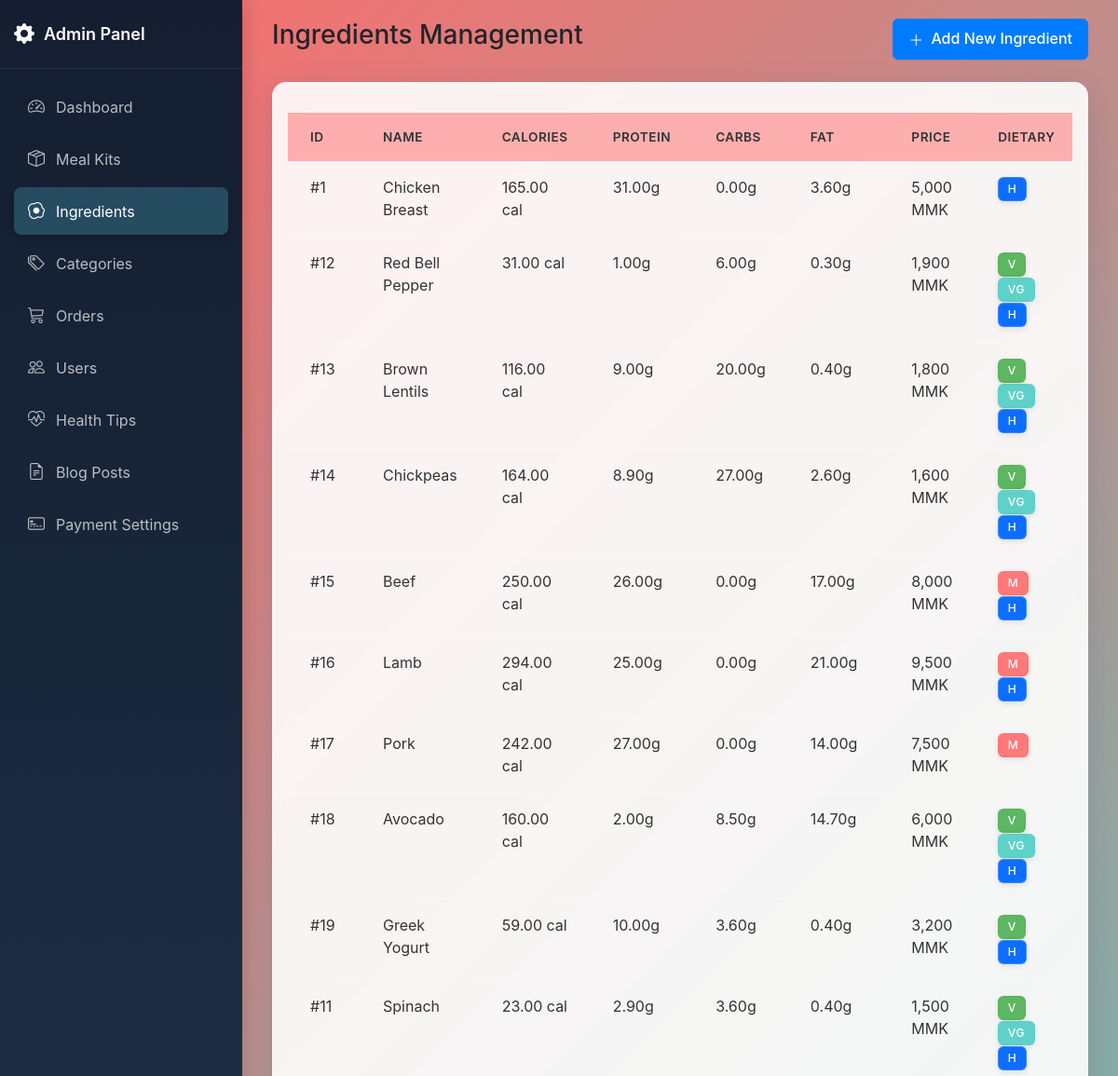
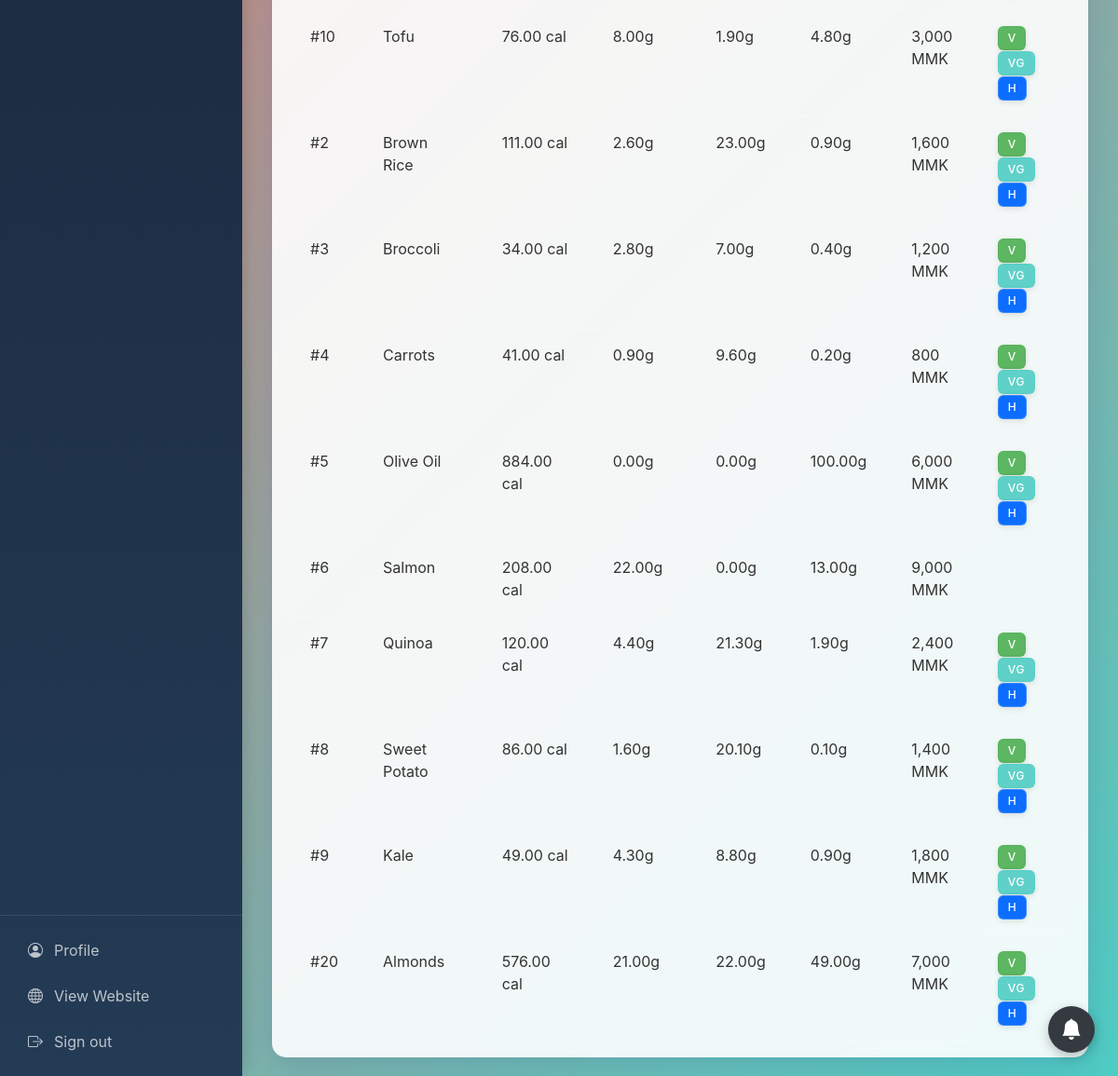
Screenshot of /admin/ingredients.php (signed in) with the database file from the repository (2 pictures, top to bottom).
### tables this page shows
CREATE TABLE ingredients (
    ingredient_id INT PRIMARY KEY AUTO_INCREMENT,
    name VARCHAR(100) NOT NULL,
    calories_per_100g DECIMAL(10,2) NOT NULL,
    protein_per_100g DECIMAL(10,2) NOT NULL,
    carbs_per_100g DECIMAL(10,2) NOT NULL,
    fat_per_100g DECIMAL(10,2) NOT NULL,
    price_per_100g INT NOT NULL,
    is_meat TINYINT(1) DEFAULT 0 COMMENT '0: false, 1: true',
    is_vegetarian TINYINT(1) DEFAULT 0 COMMENT '0: false, 1: true',
    is_vegan TINYINT(1) DEFAULT 0 COMMENT '0: false, 1: true',
    is_halal TINYINT(1) DEFAULT 0 COMMENT '0: false, 1: true',
    created_at TIMESTAMP DEFAULT CURRENT_TIMESTAMP
);

### admin/ingredients.php (the view, shortened to what this page needs)
<?php
require_once '../includes/auth_check.php';
$ingredients = [];
$result = $mysqli->query("
    SELECT ingredient_id, name, calories_per_100g, protein_per_100g, carbs_per_100g,
           fat_per_100g, price_per_100g, is_meat, is_vegetarian, is_vegan, is_halal
    FROM ingredients
    ORDER BY created_at DESC
");
if ($result) {
    while ($row = $result->fetch_assoc()) {
        $ingredients[] = $row;
    }
}
?>
<!DOCTYPE html>
<html lang="en">
<head>
    <link href="https://cdn.jsdelivr.net/npm/bootstrap@5.3.0/dist/css/bootstrap.min.css" rel="stylesheet">
    <link rel="stylesheet" href="https://cdn.jsdelivr.net/npm/bootstrap-icons@1.11.3/font/bootstrap-icons.min.css">
    <link rel="stylesheet" href="https://cdn.datatables.net/1.13.7/css/dataTables.bootstrap5.min.css">
    <link rel="stylesheet" href="assets/css/admin.css">
</head>
<body>
    <div class="admin-container">
        <?php include 'includes/sidebar.php'; ?>
        <main class="main-content">
            <div class="alerts-container position-fixed top-0 start-0 w-100 p-3" style="z-index: 1060"></div>
            <div class="container-fluid">
                <div class="row mb-4">
                    <div class="col-12 d-flex justify-content-between align-items-center">
                        <h3 class="page-title">Ingredients Management</h3>
                        <button type="button" class="btn btn-primary btn-ripple" data-bs-toggle="modal"
                            data-bs-target="#addIngredientModal">
                            <i class="bi bi-plus-lg"></i> Add New Ingredient
                        </button>
                    </div>
                </div>
                <div class="row">
                    <div class="col-12">
                        <div class="card">
                            <div class="card-body">
                                <div class="table-responsive">
                                    <table class="table table-hover" id="ingredientsTable">
                                        <thead>
                                            <tr>
                                                <th>ID</th>
                                                <th>Name</th>
                                                <th>Calories</th>
                                                <th>Protein</th>
                                                <th>Carbs</th>
                                                <th>Fat</th>
                                                <th>Price</th>
                                                <th>Dietary</th>
                                            </tr>
                                        </thead>
                                        <tbody>
                                            <?php foreach ($ingredients as $ingredient): ?>
                                            <tr>
                                                <td>#<?php echo $ingredient['ingredient_id']; ?></td>
                                                <td><?php echo htmlspecialchars($ingredient['name']); ?></td>
                                                <td><?php echo $ingredient['calories_per_100g']; ?> cal</td>
                                                <td><?php echo $ingredient['protein_per_100g']; ?>g</td>
                                                <td><?php echo $ingredient['carbs_per_100g']; ?>g</td>
                                                <td><?php echo $ingredient['fat_per_100g']; ?>g</td>
                                                <td><?php echo number_format($ingredient['price_per_100g'], 0); ?> MMK</td>
                                                <td>
                                                    <?php if($ingredient['is_meat'] == 1): ?>
                                                        <span class="badge bg-danger" title="Meat">M</span>
                                                    <?php endif; ?>
                                                    <?php if($ingredient['is_vegetarian'] == 1): ?>
                                                        <span class="badge bg-success" title="Vegetarian">V</span>
                                                    <?php endif; ?>
                                                    <?php if($ingredient['is_vegan'] == 1): ?>
                                                        <span class="badge bg-info" title="Vegan">VG</span>
                                                    <?php endif; ?>
                                                    <?php if($ingredient['is_halal'] == 1): ?>
                                                        <span class="badge bg-primary" title="Halal">H</span>
                                                    <?php endif; ?>
                                                </td>
                                            </tr>
                                            <?php endforeach; ?>
                                        </tbody>
                                    </table>
                                </div>
                            </div>
                        </div>
                    </div>
                </div>
            </div>
        </main>
    </div>
</body>
</html>

### admin/assets/css/admin.css (style rules this page uses)
body { min-height: 100vh; background: linear-gradient(135deg, #ff6b6b 0%, #4ecdc4 100%); overflow-x: hidden; margin: 0; padding: 0; font-family: -apple-system, BlinkMacSystemFont, "Segoe UI", Roboto, Oxygen-Sans, Ubuntu, Cantarell, "Helvetica Neue", sans-serif; }
.admin-container { display: flex; min-height: 100vh; position: relative; width: 100%; }
.main-content { flex: 1; margin-left: 260px; padding: 20px; overflow-y: auto; position: relative; min-height: 100vh; transition: all 0.3s ease; width: calc(100% - 260px); }
.card { background: rgba(255, 255, 255, 0.9); backdrop-filter: blur(10px); -webkit-backdrop-filter: blur(10px); border: 1px solid rgba(255, 255, 255, 0.18); box-shadow: 0 8px 32px 0 rgba(31, 38, 135, 0.15); border-radius: 15px; }
.table { --bs-table-bg: transparent; --bs-table-hover-bg: rgba(255, 255, 255, 0.1); margin: 0; }
.table > :not(caption) > * > * { background: transparent; border-bottom-color: rgba(255, 255, 255, 0.2); color: #333; padding: 1rem 1.5rem; }
.table > thead > tr > th { background: rgba(255, 107, 107, 0.5); font-weight: 600; text-transform: uppercase; font-size: 0.85rem; letter-spacing: 0.5px; border-bottom: none; }
.badge { padding: 0.5em 0.8em; font-weight: 500; letter-spacing: 0.5px; backdrop-filter: blur(5px); -webkit-backdrop-filter: blur(5px); border: 1px solid rgba(255, 255, 255, 0.18); box-shadow: 0 2px 6px rgba(0, 0, 0, 0.1); transition: all 0.3s ease; }
.badge.bg-info { background: rgba(78, 205, 196, 0.9) !important; color: #fff !important; border-color: rgba(78, 205, 196, 0.5); }
.badge.bg-success { background: rgba(76, 175, 80, 0.9) !important; color: #fff !important; border-color: rgba(76, 175, 80, 0.5); }
.badge.bg-danger { background: rgba(255, 107, 107, 0.9) !important; color: #fff !important; border-color: rgba(255, 107, 107, 0.5); }
.btn-primary { background-color: #007bff; border-color: #007bff; color: white; }
.btn { font-weight: 500; padding: 0.5rem 1rem; border-radius: 6px; transition: all 0.2s ease-in-out; box-shadow: 0 1px 2px rgba(0, 0, 0, 0.08); }
.btn i { display: inline-block; vertical-align: middle; margin-right: 0.25rem; }
.btn-ripple { position: relative; overflow: hidden; }
.btn-ripple:after { content: ""; background: rgba(255, 255, 255, 0.3); display: block; position: absolute; border-radius: 50%; width: 100px; height: 100px; margin-top: -50px; margin-left: -50px; opacity: 0; transition: all 0.5s; top: 50%; left: 50%; transform: scale(0); }
::placeholder { color: #aaa !important; opacity: 1; }
.badge.bg-success, .badge.bg-warning, .badge.bg-danger, .badge.bg-info { transition: all 0.2s; }

### rows the page displays
ingredients: ingredient_id "1", name "Chicken Breast", calories_per_100g "165.00", protein_per_100g "31.00", carbs_per_100g "0.00", fat_per_100g "3.60", price_per_100g "5,000", is_halal "H"
ingredients: ingredient_id "12", name "Red Bell Pepper", calories_per_100g "31.00", protein_per_100g "1.00", carbs_per_100g "6.00", fat_per_100g "0.30", price_per_100g "1,900", is_vegetarian "V", is_vegan "VG", is_halal "H"
ingredients: ingredient_id "13", name "Brown Lentils", calories_per_100g "116.00", protein_per_100g "9.00", carbs_per_100g "20.00", fat_per_100g "0.40", price_per_100g "1,800", is_vegetarian "V", is_vegan "VG", is_halal "H"
ingredients: ingredient_id "14", name "Chickpeas", calories_per_100g "164.00", protein_per_100g "8.90", carbs_per_100g "27.00", fat_per_100g "2.60", price_per_100g "1,600", is_vegetarian "V", is_vegan "VG", is_halal "H"
ingredients: ingredient_id "15", name "Beef", calories_per_100g "250.00", protein_per_100g "26.00", carbs_per_100g "0.00", fat_per_100g "17.00", price_per_100g "8,000", is_meat "M", is_halal "H"
ingredients: ingredient_id "16", name "Lamb", calories_per_100g "294.00", protein_per_100g "25.00", carbs_per_100g "0.00", fat_per_100g "21.00", price_per_100g "9,500", is_meat "M", is_halal "H"
ingredients: ingredient_id "17", name "Pork", calories_per_100g "242.00", protein_per_100g "27.00", carbs_per_100g "0.00", fat_per_100g "14.00", price_per_100g "7,500", is_meat "M"
ingredients: ingredient_id "18", name "Avocado", calories_per_100g "160.00", protein_per_100g "2.00", carbs_per_100g "8.50", fat_per_100g "14.70", price_per_100g "6,000", is_vegetarian "V", is_vegan "VG", is_halal "H"
ingredients: ingredient_id "19", name "Greek Yogurt", calories_per_100g "59.00", protein_per_100g "10.00", carbs_per_100g "3.60", fat_per_100g "0.40", price_per_100g "3,200", is_vegetarian "V", is_halal "H"
ingredients: ingredient_id "11", name "Spinach", calories_per_100g "23.00", protein_per_100g "2.90", carbs_per_100g "3.60", fat_per_100g "0.40", price_per_100g "1,500", is_vegetarian "V", is_vegan "VG", is_halal "H"
ingredients: ingredient_id "10", name "Tofu", calories_per_100g "76.00", protein_per_100g "8.00", carbs_per_100g "1.90", fat_per_100g "4.80", price_per_100g "3,000", is_vegetarian "V", is_vegan "VG", is_halal "H"
ingredients: ingredient_id "2", name "Brown Rice", calories_per_100g "111.00", protein_per_100g "2.60", carbs_per_100g "23.00", fat_per_100g "0.90", price_per_100g "1,600", is_vegetarian "V", is_vegan "VG", is_halal "H"
ingredients: ingredient_id "3", name "Broccoli", calories_per_100g "34.00", protein_per_100g "2.80", carbs_per_100g "7.00", fat_per_100g "0.40", price_per_100g "1,200", is_vegetarian "V", is_vegan "VG", is_halal "H"
ingredients: ingredient_id "4", name "Carrots", calories_per_100g "41.00", protein_per_100g "0.90", carbs_per_100g "9.60", fat_per_100g "0.20", price_per_100g "800", is_vegetarian "V", is_vegan "VG", is_halal "H"
ingredients: ingredient_id "5", name "Olive Oil", calories_per_100g "884.00", protein_per_100g "0.00", carbs_per_100g "0.00", fat_per_100g "100.00", price_per_100g "6,000", is_vegetarian "V", is_vegan "VG", is_halal "H"
ingredients: ingredient_id "6", name "Salmon", calories_per_100g "208.00", protein_per_100g "22.00", carbs_per_100g "0.00", fat_per_100g "13.00", price_per_100g "9,000"
ingredients: ingredient_id "7", name "Quinoa", calories_per_100g "120.00", protein_per_100g "4.40", carbs_per_100g "21.30", fat_per_100g "1.90", price_per_100g "2,400", is_vegetarian "V", is_vegan "VG", is_halal "H"
ingredients: ingredient_id "8", name "Sweet Potato", calories_per_100g "86.00", protein_per_100g "1.60", carbs_per_100g "20.10", fat_per_100g "0.10", price_per_100g "1,400", is_vegetarian "V", is_vegan "VG", is_halal "H"
ingredients: ingredient_id "9", name "Kale", calories_per_100g "49.00", protein_per_100g "4.30", carbs_per_100g "8.80", fat_per_100g "0.90", price_per_100g "1,800", is_vegetarian "V", is_vegan "VG", is_halal "H"
ingredients: ingredient_id "20", name "Almonds", calories_per_100g "576.00", protein_per_100g "21.00", carbs_per_100g "22.00", fat_per_100g "49.00", price_per_100g "7,000", is_vegetarian "V", is_vegan "VG", is_halal "H"
